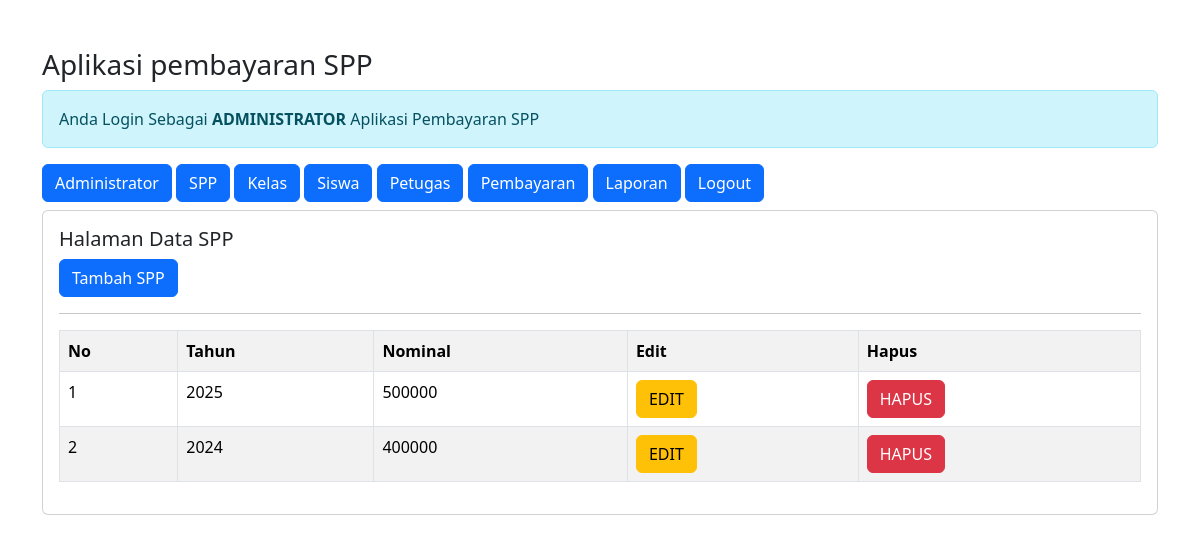
The page /admin/admin.php?url=spp (signed in) on the database as committed earlier.
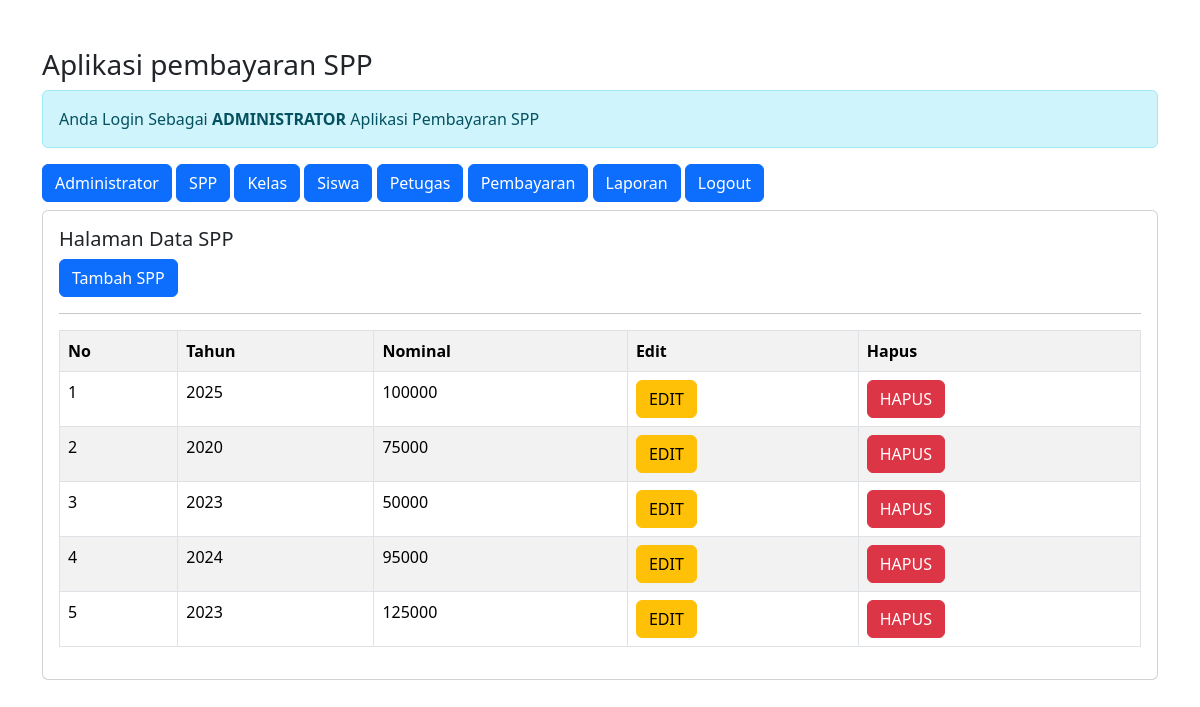
The same page on the database as committed later.
### tables this page shows
CREATE TABLE `spp` (
  `id_spp` int(11) NOT NULL,
  `tahun` int(11) NOT NULL,
  `nominal` int(11) NOT NULL
);

### admin/spp.php (the view)
<h5>Halaman Data SPP</H5>
<a href="?url=tambah-spp" class="btn btn-primary"> Tambah SPP </a>
<hr>
<table class="table table-striped table-bordered">
    <tr class="fw-bold">
        <td>No</td>
        <td>Tahun</td>
        <td>Nominal</td>
        <td>Edit</td>
        <td>Hapus</td>
    </tr>
    <?php
    include'../koneksi.php';
    $no = 1;
    $sql = "SELECT*FROM spp ORDER BY id_spp DESC";
    $query = mysqli_query($koneksi, $sql);
    foreach($query as $data){ ?>
    <tr>
        <td><?= $no++; ?></td>
        <td><?= $data['tahun'] ?></td>
        <td><?= $data['nominal'] ?></td>
        <td>
            <a href="?url=edit-spp&id_spp=<?= $data['id_spp'] ?>" class='btn btn-warning'>EDIT</a>
        </td>
        <td>
            <a onclick="return confirm ('apakah anda yakin ingin menghapus data')" href="?url=hapus-spp&id_spp=<?= $data['id_spp'] ?>"
                class='btn btn-danger'>HAPUS</a>
        </td>
    </tr>
        <?php  }
    ?>
</table>

### admin/admin.php (shortened to what this page needs)
<!DOCTYPE html>
<html lang="en">
<head>
    <link href="../css/bootstrap.min.css" rel="stylesheet">
</head>
<body>
<div class="container mt-5">
<h3> Aplikasi pembayaran SPP</h3>
<div class="alert alert-info">
    Anda Login Sebagai <b>ADMINISTRATOR</b> Aplikasi Pembayaran SPP
</div>
    <a href="admin.php" class="btn btn-primary">Administrator</a>
    <a href="admin.php?url=spp" class="btn btn-primary">SPP</a>
    <a href="admin.php?url=kelas" class="btn btn-primary">Kelas</a>
    <a href="admin.php?url=siswa" class="btn btn-primary">Siswa</a>
    <a href="admin.php?url=petugas" class="btn btn-primary">Petugas</a>
    <a href="admin.php?url=pembayaran" class="btn btn-primary">Pembayaran</a>
    <a href="admin.php?url=laporan" class="btn btn-primary">Laporan</a>
    <a href="admin.php?url=logout" class="btn btn-primary">Logout</a>
    <div class="card mt-2">
        <div class="card-body">
             <?php
             $file = @$_GET['url'];
             if(empty($file)){
                echo"<h4>Selamat Datang Di Halaman Administrator</h4>";
                echo"Aplikasi Pembayaran SPP digunakan untuk mempermudah dalam mencatat pembayaran
                siswa/siswi di sekolah";
             } else {
                include $file.'.php';
             }
             ?>
        </div>
    </div>
</div>
</body>
</html>

Rows that differ between the two databases and show on the page:
removed spp: tahun "2025", nominal "500000"
removed spp: tahun "2024", nominal "400000"
added spp: tahun "2025", nominal "100000"
added spp: tahun "2020", nominal "75000"
added spp: tahun "2023", nominal "50000"
added spp: tahun "2024", nominal "95000"
added spp: tahun "2023", nominal "125000"
